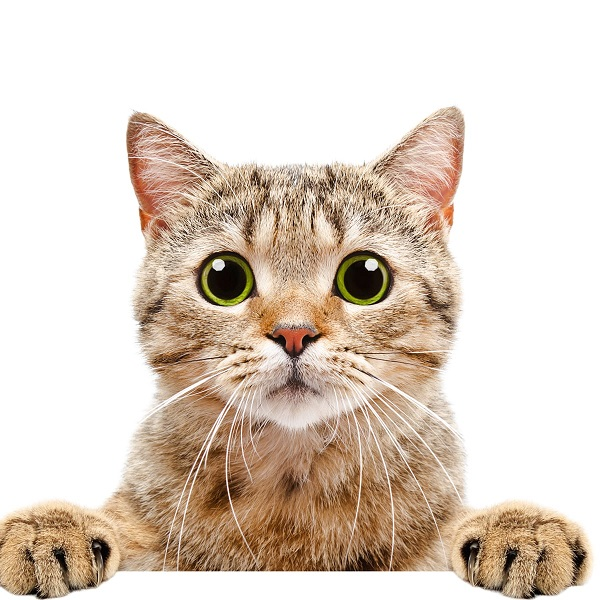
#> input picture OpenCV 1일차/실습/img/image.jpg, 600 x 600 px
$ python opencv_2.py
#> lines starting #> are read from the running program, lines starting #| are printed output that depends on the picture
# OpenCV 이미지, 그레이, 합성이미지 출력
import cv2

img_src = cv2.imread('img/image.jpg', cv2.IMREAD_COLOR)
#> img_src is the input picture: shape (600, 600, 3); mean B, G, R 196.6, 208.9, 222.5
img_gray = cv2.cvtColor(img_src, cv2.COLOR_BGR2GRAY)
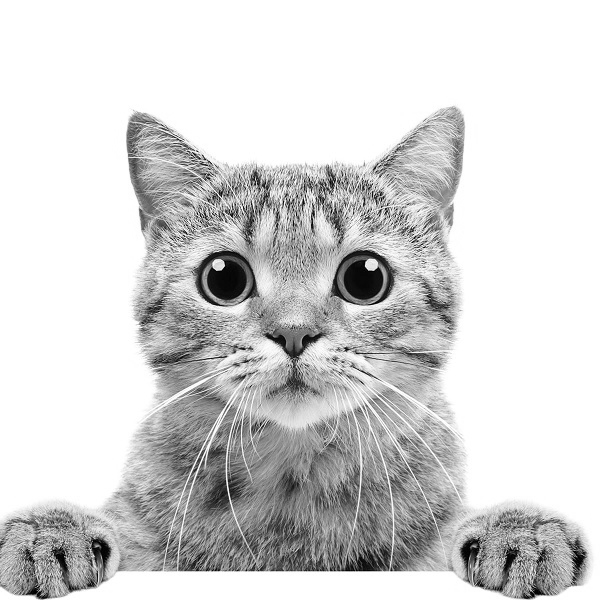
#> img_gray: shape (600, 600); min 0, max 255, mean 211.6
img_grays = cv2.cvtColor(img_gray, cv2.COLOR_GRAY2BGR)

dst = img_src[100:430, 100:460].copy()
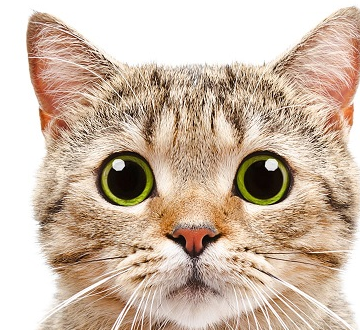
#> dst: shape (330, 360, 3); mean B, G, R 167.2, 185, 205.5
width, height, cannel = dst.shape
#> width = 330; height = 360; cannel = 3

cont = cv2.hconcat([img_src, img_grays])
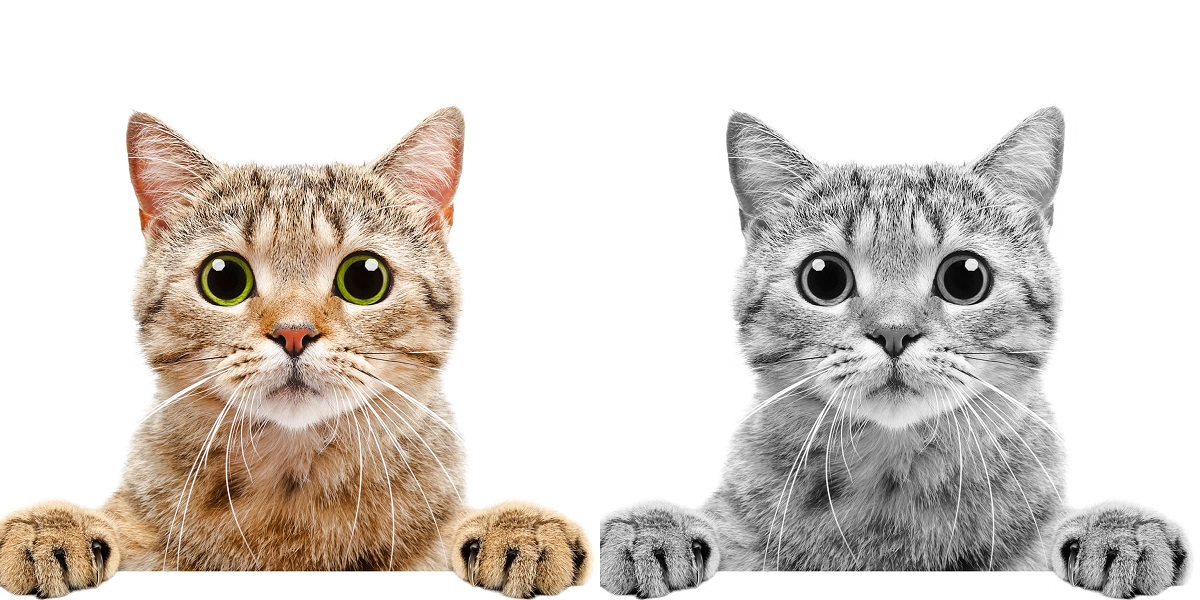
#> cont: shape (600, 1200, 3); mean B, G, R 204.1, 210.2, 217

img_grays1 = img_grays[100:430, 100:460]
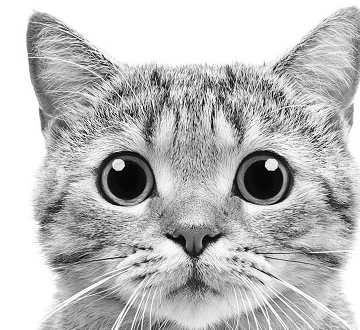
#> img_grays1: shape (330, 360, 3); min 0, max 255, mean 189.1
img_grays1[0:width, 0:height] = dst

cont1 = cv2.hconcat([cont, img_grays])
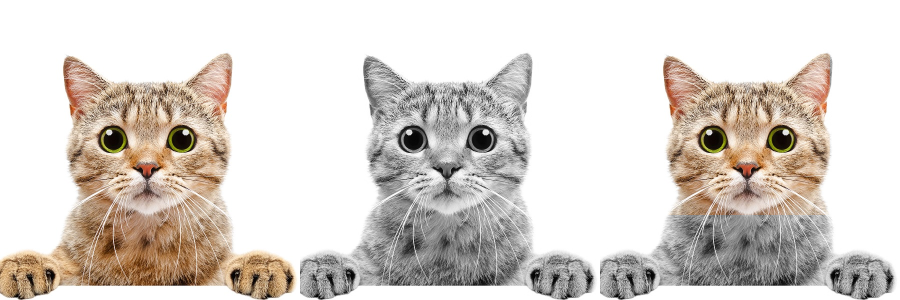
#> cont1: shape (600, 1800, 3) (shown at 1/2 size); mean B, G, R 204.2, 210.2, 217

cv2.imshow('img', cont1)

cv2.waitKey(0)
cv2.destroyAllWindows()
